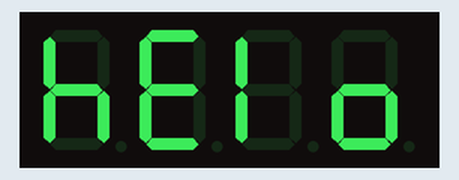
Bench run of a sketch on a simulated Arduino Uno, built with avr-gcc and run on an emulated ATmega328P. On the bench: 4-digit seven-segment display. What the sketch prints to the serial monitor is not drawn.

Above: at 0.1 s.
At 5.07 s:
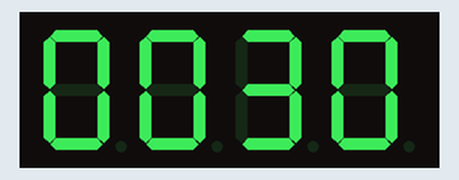
At 10.0 s:
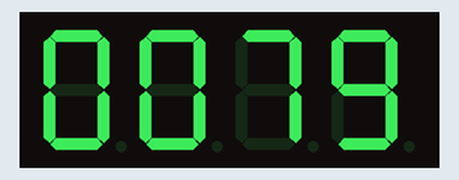
At 19.97 s:
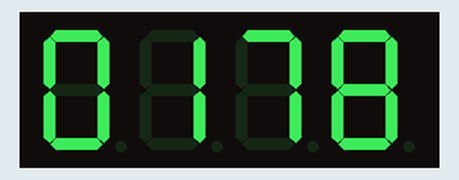
At 29.94 s:
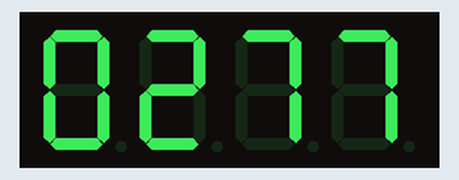
At 39.93 s:
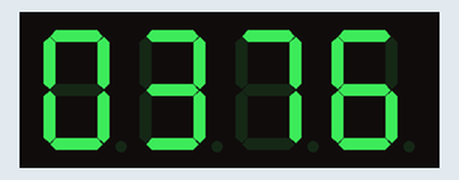

The sketch:

counter.ino
```cpp
#include <Wire.h>
#include <TM1650.h>

TM1650 d;
int counter = 0;
char time_array[5] = "helo";
String counter_string;

void setup()
{
  Wire.begin(); //Join the bus as master
  Serial.begin(9600);
  Serial.println("TM1650 Example Code");
  d.init();
  d.setBrightness(TM1650_MIN_BRIGHT);
  d.displayOn();
  d.displayString(time_array);
  delay(2000);
}

void loop()
{
  counter_string =  String(counter, DEC);
  // this does not work d.displayString(counter_string);
  // so I tried to copy the string to the buffer
  // strncpy(time_array, counter_string, 4);
  time_array[3] = char(48 + (counter % 10));
  time_array[2] = char(48 + (counter / 10) % 10);
  time_array[1] = char(48 + (counter / 100) % 10);
  time_array[0] = char(48 + (counter / 1000) % 10);

  d.displayString(time_array);
  delay(100);
  if (counter > 9999)
    counter = 0;
  counter++;
}
```
